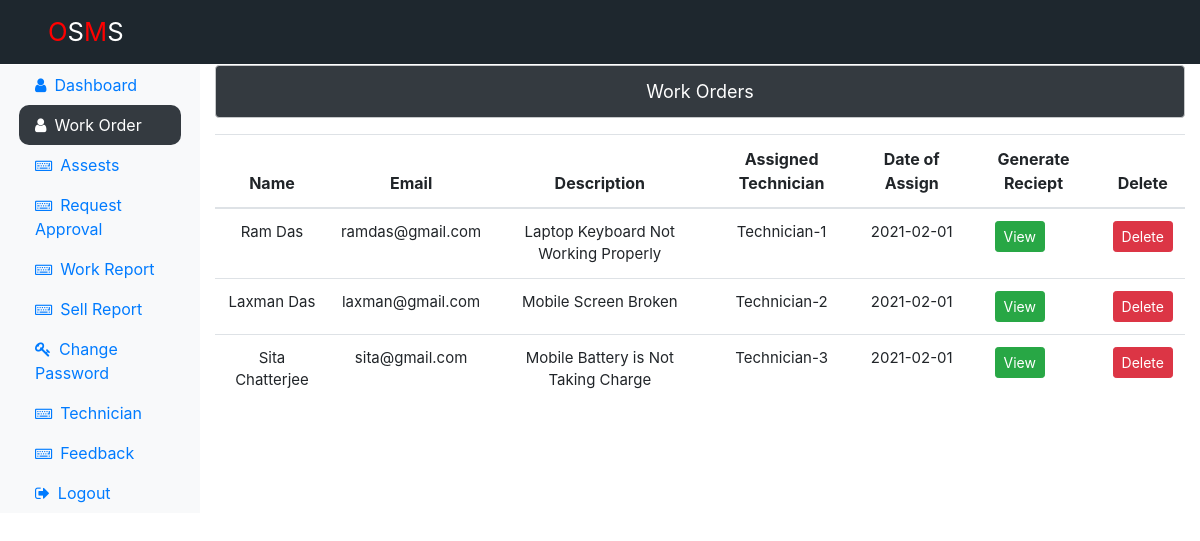
Page /Admin/workorder.php (signed in) on the committed database.
### tables this page shows
CREATE TABLE `assignwork_tb` (
  `rId` int(10) NOT NULL,
  `rProName` varchar(200) NOT NULL,
  `rProDesc` varchar(200) NOT NULL,
  `rName` varchar(200) NOT NULL,
  `rAddress` varchar(200) NOT NULL,
  `rEmail` varchar(200) NOT NULL,
  `rDate` varchar(200) NOT NULL,
  `rCity` varchar(200) NOT NULL,
  `rState` varchar(200) NOT NULL,
  `rPhone` varchar(200) NOT NULL,
  `rPin` varchar(200) NOT NULL,
  `rTechnician` varchar(200) NOT NULL
);

### Admin/workorder.php (the view, shortened to what this page needs)
<?php
include('../dbconnection.php');
?>
<!doctype html>
<html lang="en">
<head>
<link rel="stylesheet" href="https://stackpath.bootstrapcdn.com/bootstrap/4.5.2/css/bootstrap.min.css">
<link rel="stylesheet" href="https://cdnjs.cloudflare.com/ajax/libs/font-awesome/4.7.0/css/font-awesome.min.css">
<link rel="stylesheet" href="../style.css">
</head>
<body>
<div class="navbar navbar-expand-md navbar-dark fixed-top pl-5"
style="background-color:#1e272e;">
<a href="index.php" class="navbar-brand">
<span class="brand">O</span>S<span class="brand">M</span>S</a>
</div>
<div class="container-fluid" style="margin-top:65px;">
<div class="row">
<div class="col-md-2 bg-light sidebar">
<ul class="nav flex-column px-1">
<li class="nav-item"><a href="dashboard.php" class="nav-link"
style="border-radius:10px;">
<i class="fa fa-user mr-2"></i>Dashboard</a></li>
<li class="nav-item"><a href="workorder.php" class="nav-link text-white bg-dark active" style="border-radius:10px;">
<i class="fa fa-user mr-2"></i>Work Order</a></li>
<li class="nav-item"><a href="assests.php" class="nav-link">
<i class="fa fa-keyboard-o mr-2"></i>Assests</a></li>
<li class="nav-item"><a href="requestapproval.php" class="nav-link">
<i class="fa fa-keyboard-o mr-2"></i>Request Approval</a></li>
<li class="nav-item"><a href="workreport.php" class="nav-link">
<i class="fa fa-keyboard-o mr-2"></i>Work Report</a></li>
<li class="nav-item"><a href="sellreport.php" class="nav-link">
<i class="fa fa-keyboard-o mr-2"></i>Sell Report</a></li>
<li class="nav-item"><a href="adminpasschange.php" class="nav-link">
<i class="fa fa-key mr-2"></i>Change Password</a></li>
<li class="nav-item"><a href="technician.php" class="nav-link">
<i class="fa fa-keyboard-o mr-2"></i>Technician</a></li>
<li class="nav-item"><a href="feedbackstore.php" class="nav-link">
<i class="fa fa-keyboard-o mr-2"></i>Feedback</a></li>
<li class="nav-item"><a href="../logout.php" class="nav-link">
<i class="fa fa-sign-out mr-2"></i>Logout</a></li>
</ul>
</div>
<div class="col-sm-10">
<p class="alert alert-dark bg-dark text-white text-center" style="font-size:18px;">Work Orders</p>
<?php
$sql="SELECT *FROM assignwork_tb";
$result=mysqli_query($conn,$sql);
if(mysqli_num_rows($result)>0)
{
echo'<table class="table table-border table-responsive">';
echo'<tr>';
echo'<thead class="text-center">';
echo"<th>Name</th>";
echo"<th>Email</th>";
echo"<th>Description</th>";
echo"<th>Assigned Technician</th>";
echo"<th>Date of Assign</th>";
echo"<th>Generate Reciept</th>";
echo"<th>Delete</th>";
echo"</thead>";
echo"</tr>";
echo"<tbody>";
while($row=mysqli_fetch_assoc($result))
{
echo'<tr class="text-center" style="font-size:15px;">';
echo"<td>".$row['rName']."</td>";
echo"<td>".$row['rEmail']."</td>";
echo"<td>".$row['rProDesc']."</td>";
echo"<td>".$row['rTechnician']."</td>";
echo"<td>".$row['rDate']."</td>";
echo'<td><form action="servicereport.php" method="POST">
<input type="hidden" name="rId" value='.$row['rId'].'>
<input type="submit" class="btn btn-success btn btn-sm float-left mr-3 ml-3" value="View"></form></td>';
echo'<td><form action="" method="POST">
<input type="hidden" name="rId" value='.$row['rId'].'>
<input type="submit" class="btn btn-danger btn btn-sm" value="Delete" name="Delete">
</form></td>';
echo"</tr>";
}
echo"</tbody>";
}
else
{
echo '<div class="alert alert-warning mt-2 text-center">Data Not Found</div>';
}
?>
</div>
</div>
</div>
</body>
</html>

### style.css (style rules this page uses)
.navbar-brand { font-size:1.6em; }
.brand { color:red; }

### rows in the picture
assignwork_tb: rName "Ram Das", rEmail "ramdas@gmail.com", rProDesc "Laptop Keyboard Not Working Properly", rTechnician "Technician-1", rDate "2021-02-01"
assignwork_tb: rName "Laxman Das", rEmail "laxman@gmail.com", rProDesc "Mobile Screen Broken", rTechnician "Technician-2", rDate "2021-02-01"
assignwork_tb: rName "Sita Chatterjee", rEmail "sita@gmail.com", rProDesc "Mobile Battery is Not Taking Charge", rTechnician "Technician-3", rDate "2021-02-01"
